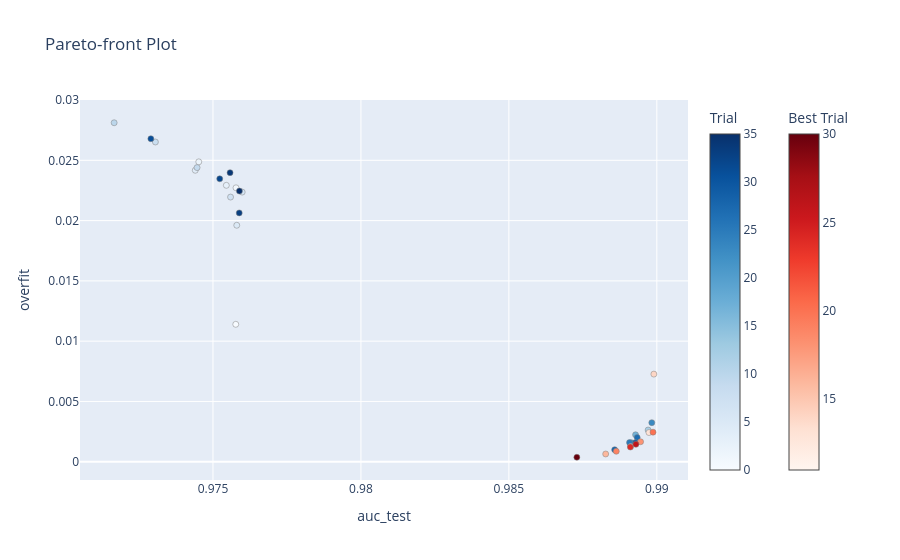
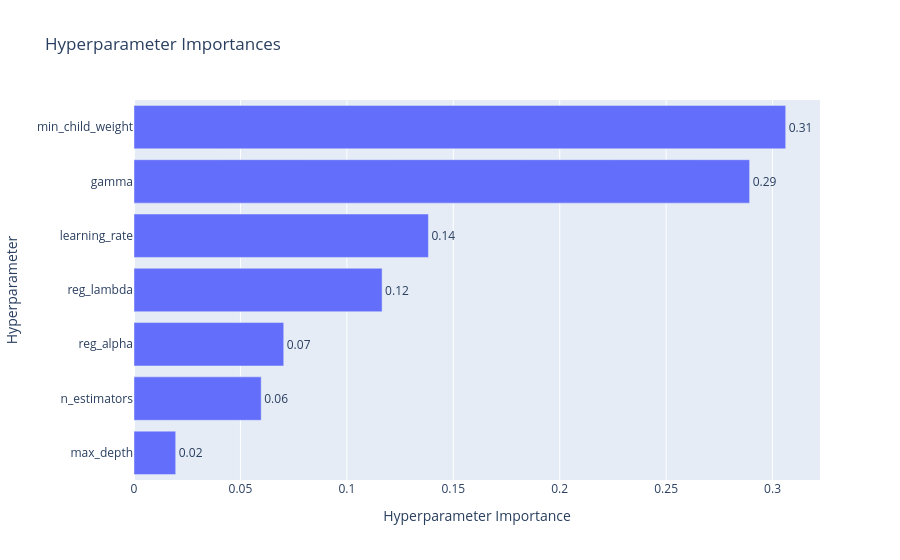
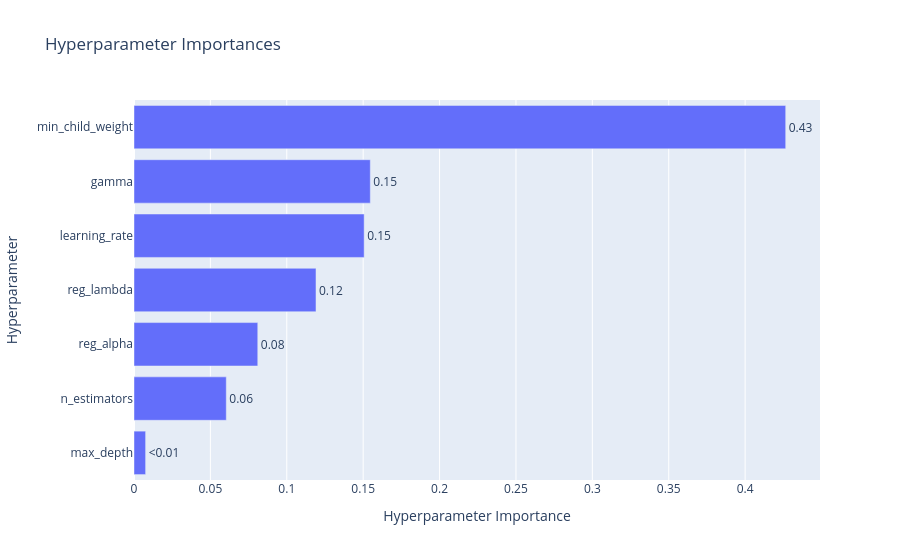

These figures' notebook cell, in order:
### Code cell
optuna.visualization.plot_pareto_front(xgb_study, target_names=['auc_test', 'overfit']).show()
optuna.visualization.plot_param_importances(xgb_study, target=lambda t: t.values[0], target_name="auc_test").show()
optuna.visualization.plot_param_importances(xgb_study, target=lambda t: t.values[1], target_name="overfit").show()


print("总试验次数：", len(xgb_study.trials))

print("帕累托最优解集(Pareto front):")
trials = sorted(xgb_study.best_trials, key=lambda t: t.values) # 对字典best_trials按values从小到达排序
for trial in trials:
    print("     Trial:", trial.number)
    print(f"    Values: auc_test={trial.values[0]}, overfit={ trial.values[1]}")
    print("    Params: ", trial.params, '\n')


#optuna.visualization.plot_optimization_history(xgb_study).show()
#optuna.visualization.plot_param_importances(xgb_study).show()
#optuna.visualization.plot_slice(xgb_study).show()
#optuna.visualization.plot_parallel_coordinate(xgb_study).show()
# Get the best hyperparameters for each model
#best_xgb_params = xgb_study.best_params
#print(best_xgb_params)

### Figure 1 — Plotly figure (JSON) as saved in the notebook; plotly's stock layout.template omitted (floating-point values rounded to 4 significant figures)
{"data": [{"hovertemplate": "%{text}<extra>Trial</extra>", "marker": {"color": [0, 1, 2, 3, 4, 5, 6, 7, 8, 9, 10, 12, 15, 17, 21, 22, 23, 25, 27, 28, 29, 31, 32, 33, 34, 35], "colorbar": {"title": {"text": "Trial"}}, "colorscale": [[0, "rgb(247,251,255)"], [0.125, "rgb(222,235,247)"], [0.25, "rgb(198,219,239)"], [0.375, "rgb(158,202,225)"], [0.5, "rgb(107,174,214)"], [0.625, "rgb(66,146,198)"], [0.75, "rgb(33,113,181)"], [0.875, "rgb(8,81,156)"], [1, "rgb(8,48,107)"]], "line": {"color": "Grey", "width": 0.5}}, "mode": "markers", "showlegend": false, "text": ["{<br>  \"number\": 0,<br>  \"values\": [<br>    0.9757704733319734,<br>    0.01139877596765504<br>  ],<br>  \"params\": {<br>    \"learning_rate\": 0.010658568719912984,<br>    \"n_estimators\": 750,<br>    \"max_depth\": 4,<br>    \"min_child_weight\": 6,<br>    \"gamma\": 0.10209940791007484,<br>    \"reg_alpha\": 2.3683067610220814,<br>    \"reg_lambda\": 0.12829723856149425<br>  }<br>}", "{<br>  \"number\": 1,<br>  \"values\": [<br>    0.9757780906501765,<br>    0.02272023443079496<br>  ],<br>  \"params\": {<br>    \"learning_rate\": 0.1479705148409399,<br>    \"n_estimators\": 1000,<br>    \"max_depth\": 4,<br>    \"min_child_weight\": 95,<br>    \"gamma\": 0.22205056318365496,<br>    \"reg_alpha\": 4.515182336489202,<br>    \"reg_lambda\": 3.786928557645651<br>  }<br>}", "{<br>  \"number\": 2,<br>  \"values\": [<br>    0.9745197935246661,<br>    0.024875009797141856<br>  ],<br>  \"params\": {<br>    \"learning_rate\": 0.41390329949313104,<br>    \"n_estimators\": 300,<br>    \"max_depth\": 6,<br>    \"min_child_weight\": 93,<br>    \"gamma\": 0.42472303347698553,<br>    \"reg_alpha\": 4.418900302081373,<br>    \"reg_lambda\": 7.644858146984573<br>  }<br>}", "{<br>  \"number\": 3,<br>  \"values\": [<br>    0.9754512330597745,<br>    0.022926411553589654<br>  ],<br>  \"params\": {<br>    \"learning_rate\": 0.348998003056092,<br>    \"n_estimators\": 800,<br>    \"max_depth\": 3,<br>    \"min_child_weight\": 54,<br>    \"gamma\": 0.05305540657413481,<br>    \"reg_alpha\": 2.2677343267250003,<br>    \"reg_lambda\": 0.22631621761447096<br>  }<br>}", "{<br>  \"number\": 4,<br>  \"values\": [<br>    0.9744010932129695,<br>    0.02417435754003283<br>  ],<br>  \"params\": {<br>    \"learning_rate\": 0.415742979116516,<br>    \"n_estimators\": 150,<br>    \"max_depth\": 6,<br>    \"min_child_weight\": 95,<br>    \"gamma\": 0.35757987380096073,<br>    \"reg_alpha\": 1.158870179575679,<br>    \"reg_lambda\": 5.895596897144778<br>  }<br>}", "{<br>  \"number\": 5,<br>  \"values\": [<br>    0.975803280968105,<br>    0.019613498086440084<br>  ],<br>  \"params\": {<br>    \"learning_rate\": 0.2006895486451719,<br>    \"n_estimators\": 400,<br>    \"max_depth\": 3,<br>    \"min_child_weight\": 71,<br>    \"gamma\": 0.19293091410256788,<br>    \"reg_alpha\": 4.971395910901419,<br>    \"reg_lambda\": 2.0017636164426555<br>  }<br>}", "{<br>  \"number\": 6,<br>  \"values\": [<br>    0.9759875980857526,<br>    0.022363990417895385<br>  ],<br>  \"params\": {<br>    \"learning_rate\": 0.31347839741943645,<br>    \"n_estimators\": 200,<br>    \"max_depth\": 5,<br>    \"min_child_weight\": 46,<br>    \"gamma\": 0.15487409096225357,<br>    \"reg_alpha\": 4.930240652706293,<br>    \"reg_lambda\": 5.613184437672919<br>  }<br>}", "{<br>  \"number\": 7,<br>  \"values\": [<br>    0.9755939688221632,<br>    0.02195154925394527<br>  ],<br>  \"params\": {<br>    \"learning_rate\": 0.2554948959632803,<br>    \"n_estimators\": 350,<br>    \"max_depth\": 4,<br>    \"min_child_weight\": 87,<br>    \"gamma\": 0.06662490934128854,<br>    \"reg_alpha\": 0.06113241545077523,<br>    \"reg_lambda\": 1.297913256056839<br>  }<br>}", "{<br>  \"number\": 8,<br>  \"values\": [<br>    0.973054488364163,<br>    0.026519249570952752<br>  ],<br>  \"params\": {<br>    \"learning_rate\": 0.49734100255357205,<br>    \"n_estimators\": 300,<br>    \"max_depth\": 6,<br>    \"min_child_weight\": 85,<br>    \"gamma\": 0.029802327837653998,<br>    \"reg_alpha\": 3.387609233097958,<br>    \"reg_lambda\": 6.634608377028078<br>  }<br>}", "{<br>  \"number\": 9,<br>  \"values\": [<br>    0.9744620107981876,<br>    0.02439578283501309<br>  ],<br>  \"params\": {<br>    \"learning_rate\": 0.4579243944497848,<br>    \"n_estimators\": 1000,<br>    \"max_depth\": 3,<br>    \"min_child_weight\": 96,<br>    \"gamma\": 0.27352761896749184,<br>    \"reg_alpha\": 4.744949208100104,<br>    \"reg_lambda\": 2.134899938335866<br>  }<br>}", "{<br>  \"number\": 10,<br>  \"values\": [<br>    0.9716600043250008,<br>    0.028116053459364188<br>  ],<br>  \"params\": {<br>    \"learning_rate\": 0.45639696361038773,<br>    \"n_estimators\": 950,<br>    \"max_depth\": 5,<br>    \"min_child_weight\": 100,<br>    \"gamma\": 0.11068926437597258,<br>    \"reg_alpha\": 2.0186033288657628,<br>    \"reg_lambda\": 0.9022200642195829<br>  }<br>}", "{<br>  \"number\": 12,<br>  \"values\": [<br>    0.9897061064429613,<br>    0.0026324321518012006<br>  ],<br>  \"params\": {<br>    \"learning_rate\": 0.29302346105847765,<br>    \"n_estimators\": 750,<br>    \"max_depth\": 6,<br>    \"min_child_weight\": 14,<br>    \"gamma\": 0.13301695692310322,<br>    \"reg_alpha\": 4.53869623321474,<br>    \"reg_lambda\": 6.280147705076278<br>  }<br>}", "{<br>  \"number\": 15,<br>  \"values\": [<br>    0.9892856108338008,<br>    0.0015839666197272617<br>  ],<br>  \"params\": {<br>    \"learning_rate\": 0.43057289805457527,<br>    \"n_estimators\": 800,<br>    \"max_depth\": 4,<br>    \"min_child_weight\": 36,<br>    \"gamma\": 0.16783631943443517,<br>    \"reg_alpha\": 4.973249923721986,<br>    \"reg_lambda\": 5.045880275582077<br>  }<br>}", "{<br>  \"number\": 17,<br>  \"values\": [<br>    0.9892818488775204,<br>    0.00223793469383593<br>  ],<br>  \"params\": {<br>    \"learning_rate\": 0.49484504360089576,<br>    \"n_estimators\": 500,<br>    \"max_depth\": 5,<br>    \"min_child_weight\": 23,<br>    \"gamma\": 0.2762788037552851,<br>    \"reg_alpha\": 3.4145678509805317,<br>    \"reg_lambda\": 8.440946962463254<br>  }<br>}", "{<br>  \"number\": 21,<br>  \"values\": [<br>    0.9891026886555562,<br>    0.0015410551248640214<br>  ],<br>  \"params\": {<br>    \"learning_rate\": 0.3426842987110676,<br>    \"n_estimators\": 650,<br>    \"max_depth\": 5,<br>    \"min_child_weight\": 46,<br>    \"gamma\": 0.3573012870983593,<br>    \"reg_alpha\": 4.630769070423962,<br>    \"reg_lambda\": 8.693995977308871<br>  }<br>}", "{<br>  \"number\": 22,<br>  \"values\": [<br>    0.9891508708911202,<br>    0.0015678967261610888<br>  ],<br>  \"params\": {<br>    \"learning_rate\": 0.12123067294749602,<br>    \"n_estimators\": 450,<br>    \"max_depth\": 6,<br>    \"min_child_weight\": 94,<br>    \"gamma\": 0.40699956092712997,<br>    \"reg_alpha\": 0.46888461451271984,<br>    \"reg_lambda\": 3.391602356867982<br>  }<br>}", "{<br>  \"number\": 23,<br>  \"values\": [<br>    0.9898299748772024,<br>    0.003242136366460757<br>  ],<br>  \"params\": {<br>    \"learning_rate\": 0.2693984167490447,<br>    \"n_estimators\": 400,<br>    \"max_depth\": 6,<br>    \"min_child_weight\": 3,<br>    \"gamma\": 0.2908363307857079,<br>    \"reg_alpha\": 2.8129192034119184,<br>    \"reg_lambda\": 1.224827895269357<br>  }<br>}", "{<br>  \"number\": 25,<br>  \"values\": [<br>    0.9890773961388329,<br>    0.0015927275968268262<br>  ],<br>  \"params\": {<br>    \"learning_rate\": 0.2991849474454675,<br>    \"n_estimators\": 600,<br>    \"max_depth\": 6,<br>    \"min_child_weight\": 81,<br>    \"gamma\": 0.32822643486388925,<br>    \"reg_alpha\": 2.8770827615246004,<br>    \"reg_lambda\": 6.163293480942852<br>  }<br>}", "{<br>  \"number\": 27,<br>  \"values\": [<br>    0.9893365602792819,<br>    0.002010525342303393<br>  ],<br>  \"params\": {<br>    \"learning_rate\": 0.48006318883213045,<br>    \"n_estimators\": 550,<br>    \"max_depth\": 3,<br>    \"min_child_weight\": 24,<br>    \"gamma\": 0.39989748973926537,<br>    \"reg_alpha\": 0.4020701916226508,<br>    \"reg_lambda\": 7.423165979265886<br>  }<br>}", "{<br>  \"number\": 28,<br>  \"values\": [<br>    0.9885753031879105,<br>    0.00099879325661556<br>  ],<br>  \"params\": {<br>    \"learning_rate\": 0.3077178200509882,<br>    \"n_estimators\": 600,<br>    \"max_depth\": 4,<br>    \"min_child_weight\": 83,<br>    \"gamma\": 0.47677544419957985,<br>    \"reg_alpha\": 4.374949354659516,<br>    \"reg_lambda\": 1.8430065403258948<br>  }<br>}", "{<br>  \"number\": 29,<br>  \"values\": [<br>    0.9892784576647575,<br>    0.001585252542241733<br>  ],<br>  \"params\": {<br>    \"learning_rate\": 0.4680156976358807,<br>    \"n_estimators\": 50,<br>    \"max_depth\": 4,<br>    \"min_child_weight\": 33,<br>    \"gamma\": 0.02534852144718806,<br>    \"reg_alpha\": 0.5004109231228745,<br>    \"reg_lambda\": 7.790860749407909<br>  }<br>}", "{<br>  \"number\": 31,<br>  \"values\": [<br>    0.9729006354070332,<br>    0.0267913504730225<br>  ],<br>  \"params\": {<br>    \"learning_rate\": 0.41444647401741874,<br>    \"n_estimators\": 750,<br>    \"max_depth\": 5,<br>    \"min_child_weight\": 92,<br>    \"gamma\": 0.27801621537534654,<br>    \"reg_alpha\": 0.38294316098556497,<br>    \"reg_lambda\": 6.571363956476268<br>  }<br>}", "{<br>  \"number\": 32,<br>  \"values\": [<br>    0.97522829409392,<br>    0.023467463606771988<br>  ],<br>  \"params\": {<br>    \"learning_rate\": 0.362086032669642,<br>    \"n_estimators\": 500,<br>    \"max_depth\": 4,<br>    \"min_child_weight\": 93,<br>    \"gamma\": 0.047412024830105176,<br>    \"reg_alpha\": 2.2740405263908166,<br>    \"reg_lambda\": 5.499040880163851<br>  }<br>}", "{<br>  \"number\": 33,<br>  \"values\": [<br>    0.9758869109423032,<br>    0.02063858047339806<br>  ],<br>  \"params\": {<br>    \"learning_rate\": 0.4263423437793893,<br>    \"n_estimators\": 300,<br>    \"max_depth\": 3,<br>    \"min_child_weight\": 55,<br>    \"gamma\": 0.14219498689650562,<br>    \"reg_alpha\": 3.6511323758765872,<br>    \"reg_lambda\": 9.199932963882645<br>  }<br>}", "{<br>  \"number\": 34,<br>  \"values\": [<br>    0.9755768119631771,<br>    0.023976093981952884<br>  ],<br>  \"params\": {<br>    \"learning_rate\": 0.32550521643084246,<br>    \"n_estimators\": 1000,<br>    \"max_depth\": 4,<br>    \"min_child_weight\": 12,<br>    \"gamma\": 0.225032884942162,<br>    \"reg_alpha\": 4.972807218591931,<br>    \"reg_lambda\": 7.4062570139264565<br>  }<br>}", "{<br>  \"number\": 35,<br>  \"values\": [<br>    0.9758936678614097,<br>    0.02245141706201681<br>  ],<br>  \"params\": {<br>    \"learning_rate\": 0.3840269508096998,<br>    \"n_estimators\": 800,<br>    \"max_depth\": 3,<br>    \"min_child_weight\": 72,<br>    \"gamma\": 0.28270053161636977,<br>    \"reg_alpha\": 1.1811563471513253,<br>    \"reg_lambda\": 1.2708872061264218<br>  }<br>}"], "type": "scatter", "x": [0.9758, 0.9758, 0.9745, 0.9755, 0.9744, 0.9758, 0.976, 0.9756, 0.9731, 0.9745, 0.9717, 0.9897, 0.9893, 0.9893, 0.9891, 0.9892, 0.9898, 0.9891, 0.9893, 0.9886, 0.9893, 0.9729, 0.9752, 0.9759, 0.9756, 0.9759], "y": [0.0114, 0.02272, 0.02488, 0.02293, 0.02417, 0.01961, 0.02236, 0.02195, 0.02652, 0.0244, 0.02812, 0.002632, 0.001584, 0.002238, 0.001541, 0.001568, 0.003242, 0.001593, 0.002011, 0.0009988, 0.001585, 0.02679, 0.02347, 0.02064, 0.02398, 0.02245]}, {"hovertemplate": "%{text}<extra>Best Trial</extra>", "marker": {"color": [11, 13, 14, 16, 18, 19, 20, 24, 26, 30], "colorbar": {"title": {"text": "Best Trial"}, "x": 1.1, "xpad": 40}, "colorscale": [[0, "rgb(255,245,240)"], [0.125, "rgb(254,224,210)"], [0.25, "rgb(252,187,161)"], [0.375, "rgb(252,146,114)"], [0.5, "rgb(251,106,74)"], [0.625, "rgb(239,59,44)"], [0.75, "rgb(203,24,29)"], [0.875, "rgb(165,15,21)"], [1, "rgb(103,0,13)"]], "line": {"color": "Grey", "width": 0.5}}, "mode": "markers", "showlegend": false, "text": ["{<br>  \"number\": 11,<br>  \"values\": [<br>    0.9891155809623907,<br>    0.0012741168385808077<br>  ],<br>  \"params\": {<br>    \"learning_rate\": 0.14023774029388097,<br>    \"n_estimators\": 450,<br>    \"max_depth\": 4,<br>    \"min_child_weight\": 95,<br>    \"gamma\": 0.36583812462395154,<br>    \"reg_alpha\": 0.3865794763670892,<br>    \"reg_lambda\": 1.247673844750008<br>  }<br>}", "{<br>  \"number\": 13,<br>  \"values\": [<br>    0.9897354363354853,<br>    0.0024203588669458043<br>  ],<br>  \"params\": {<br>    \"learning_rate\": 0.4951760324514095,<br>    \"n_estimators\": 850,<br>    \"max_depth\": 3,<br>    \"min_child_weight\": 1,<br>    \"gamma\": 0.06197474351016141,<br>    \"reg_alpha\": 3.323894067316738,<br>    \"reg_lambda\": 2.1858939338313963<br>  }<br>}", "{<br>  \"number\": 14,<br>  \"values\": [<br>    0.989899677824235,<br>    0.00726817119276546<br>  ],<br>  \"params\": {<br>    \"learning_rate\": 0.4926455723346197,<br>    \"n_estimators\": 200,<br>    \"max_depth\": 5,<br>    \"min_child_weight\": 1,<br>    \"gamma\": 0.0055546063047772435,<br>    \"reg_alpha\": 1.698728265443282,<br>    \"reg_lambda\": 7.888685545942545<br>  }<br>}", "{<br>  \"number\": 16,<br>  \"values\": [<br>    0.9882716769100393,<br>    0.0006436687669402197<br>  ],<br>  \"params\": {<br>    \"learning_rate\": 0.030643414515814774,<br>    \"n_estimators\": 350,<br>    \"max_depth\": 3,<br>    \"min_child_weight\": 31,<br>    \"gamma\": 0.3124782420362944,<br>    \"reg_alpha\": 0.6199498377768233,<br>    \"reg_lambda\": 4.922474398614204<br>  }<br>}", "{<br>  \"number\": 18,<br>  \"values\": [<br>    0.9894516775484639,<br>    0.0016571030327736658<br>  ],<br>  \"params\": {<br>    \"learning_rate\": 0.05939181081767441,<br>    \"n_estimators\": 800,<br>    \"max_depth\": 6,<br>    \"min_child_weight\": 45,<br>    \"gamma\": 0.31872241905894316,<br>    \"reg_alpha\": 3.296472825098467,<br>    \"reg_lambda\": 7.986399229846591<br>  }<br>}", "{<br>  \"number\": 19,<br>  \"values\": [<br>    0.9886299273559029,<br>    0.0008681172104219037<br>  ],<br>  \"params\": {<br>    \"learning_rate\": 0.3113160459475311,<br>    \"n_estimators\": 400,<br>    \"max_depth\": 3,<br>    \"min_child_weight\": 70,<br>    \"gamma\": 0.4656694844473067,<br>    \"reg_alpha\": 3.126790055475004,<br>    \"reg_lambda\": 9.754240026488494<br>  }<br>}", "{<br>  \"number\": 20,<br>  \"values\": [<br>    0.9898719181395499,<br>    0.0024524775988238323<br>  ],<br>  \"params\": {<br>    \"learning_rate\": 0.20827635713927076,<br>    \"n_estimators\": 300,<br>    \"max_depth\": 4,<br>    \"min_child_weight\": 53,<br>    \"gamma\": 0.015659659614432542,<br>    \"reg_alpha\": 2.242217462975604,<br>    \"reg_lambda\": 3.0276422265857965<br>  }<br>}", "{<br>  \"number\": 24,<br>  \"values\": [<br>    0.9891056827436217,<br>    0.001218316647760953<br>  ],<br>  \"params\": {<br>    \"learning_rate\": 0.3294244055748944,<br>    \"n_estimators\": 200,<br>    \"max_depth\": 3,<br>    \"min_child_weight\": 83,<br>    \"gamma\": 0.34340194520021705,<br>    \"reg_alpha\": 0.4825206693564241,<br>    \"reg_lambda\": 4.027909952459317<br>  }<br>}", "{<br>  \"number\": 26,<br>  \"values\": [<br>    0.9892938319130146,<br>    0.0014451403869253365<br>  ],<br>  \"params\": {<br>    \"learning_rate\": 0.2748881683760583,<br>    \"n_estimators\": 150,<br>    \"max_depth\": 3,<br>    \"min_child_weight\": 39,<br>    \"gamma\": 0.27835212248647395,<br>    \"reg_alpha\": 1.52107596631594,<br>    \"reg_lambda\": 7.98951677342421<br>  }<br>}", "{<br>  \"number\": 30,<br>  \"values\": [<br>    0.9872975187708691,<br>    0.00037234340747127614<br>  ],<br>  \"params\": {<br>    \"learning_rate\": 0.04800532011199502,<br>    \"n_estimators\": 150,<br>    \"max_depth\": 3,<br>    \"min_child_weight\": 65,<br>    \"gamma\": 0.3746867586109412,<br>    \"reg_alpha\": 1.7915884802933868,<br>    \"reg_lambda\": 5.970130213932514<br>  }<br>}"], "type": "scatter", "x": [0.9891, 0.9897, 0.9899, 0.9883, 0.9895, 0.9886, 0.9899, 0.9891, 0.9893, 0.9873], "y": [0.001274, 0.00242, 0.007268, 0.0006437, 0.001657, 0.0008681, 0.002452, 0.001218, 0.001445, 0.0003723]}], "layout": {"title": {"text": "Pareto-front Plot"}, "xaxis": {"title": {"text": "auc_test"}}, "yaxis": {"title": {"text": "overfit"}}}}

### Figure 2 — Plotly figure (JSON) as saved in the notebook; plotly's stock layout.template omitted (floating-point values rounded to 4 significant figures)
{"data": [{"cliponaxis": false, "hovertemplate": ["max_depth (IntDistribution): 0.019596794254074946<extra></extra>", "n_estimators (IntDistribution): 0.059764884560393534<extra></extra>", "reg_alpha (FloatDistribution): 0.07034808954771421<extra></extra>", "reg_lambda (FloatDistribution): 0.11655863223323541<extra></extra>", "learning_rate (FloatDistribution): 0.13832711168717055<extra></extra>", "gamma (FloatDistribution): 0.28923059174744337<extra></extra>", "min_child_weight (IntDistribution): 0.306173895969968<extra></extra>"], "name": "auc_test", "orientation": "h", "text": ["0.02", "0.06", "0.07", "0.12", "0.14", "0.29", "0.31"], "textposition": "outside", "type": "bar", "x": [0.0196, 0.05976, 0.07035, 0.1166, 0.1383, 0.2892, 0.3062], "y": ["max_depth", "n_estimators", "reg_alpha", "reg_lambda", "learning_rate", "gamma", "min_child_weight"]}], "layout": {"title": {"text": "Hyperparameter Importances"}, "xaxis": {"title": {"text": "Hyperparameter Importance"}}, "yaxis": {"title": {"text": "Hyperparameter"}}}}

### Figure 3 — Plotly figure (JSON) as saved in the notebook; plotly's stock layout.template omitted (floating-point values rounded to 4 significant figures)
{"data": [{"cliponaxis": false, "hovertemplate": ["max_depth (IntDistribution): 0.007608557166870199<extra></extra>", "n_estimators (IntDistribution): 0.06039860924532917<extra></extra>", "reg_alpha (FloatDistribution): 0.08101203316495677<extra></extra>", "reg_lambda (FloatDistribution): 0.11911368668849454<extra></extra>", "learning_rate (FloatDistribution): 0.150642682901486<extra></extra>", "gamma (FloatDistribution): 0.15467187757705006<extra></extra>", "min_child_weight (IntDistribution): 0.42655255325581315<extra></extra>"], "name": "overfit", "orientation": "h", "text": ["<0.01", "0.06", "0.08", "0.12", "0.15", "0.15", "0.43"], "textposition": "outside", "type": "bar", "x": [0.007609, 0.0604, 0.08101, 0.1191, 0.1506, 0.1547, 0.4266], "y": ["max_depth", "n_estimators", "reg_alpha", "reg_lambda", "learning_rate", "gamma", "min_child_weight"]}], "layout": {"title": {"text": "Hyperparameter Importances"}, "xaxis": {"title": {"text": "Hyperparameter Importance"}}, "yaxis": {"title": {"text": "Hyperparameter"}}}}
